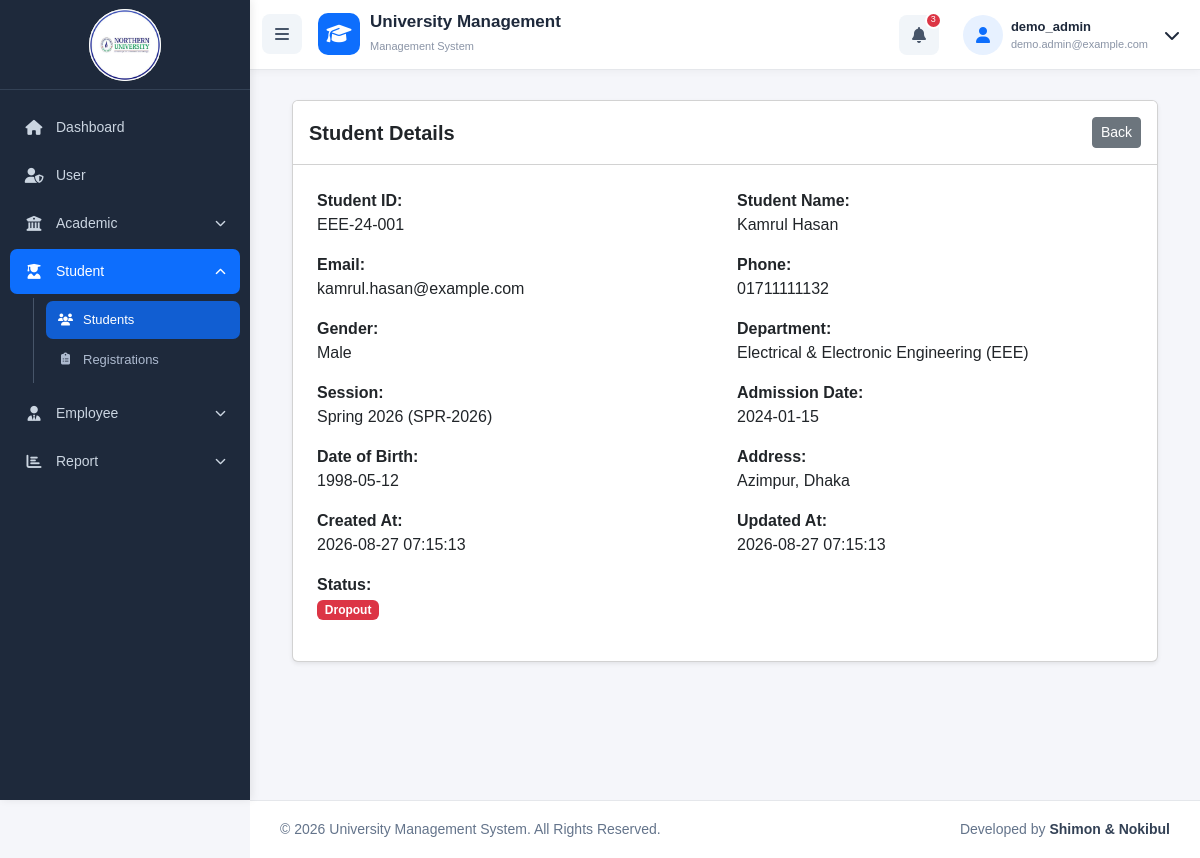
Page /students/view.php?id=30 (signed in) on the committed database.
### tables this page shows
CREATE TABLE `students` (
  `id` int UNSIGNED NOT NULL,
  `student_id` varchar(50) NOT NULL,
  `student_name` varchar(150) NOT NULL,
  `student_email` varchar(150) DEFAULT NULL,
  `student_phone` varchar(30) DEFAULT NULL,
  `student_gender` enum('Male','Female','Other') DEFAULT NULL,
  `department_id` int UNSIGNED NOT NULL,
  `session_id` int UNSIGNED NOT NULL,
  `admission_date` date DEFAULT NULL,
  `date_of_birth` date DEFAULT NULL,
  `address` text,
  `status` tinyint(1) NOT NULL DEFAULT '1' COMMENT '1=Active, 2=Inactive, 3=Passout, 4=Dropout',
  `created_at` timestamp NULL DEFAULT CURRENT_TIMESTAMP,
  `updated_at` timestamp NULL DEFAULT CURRENT_TIMESTAMP ON UPDATE CURRENT_TIMESTAMP
);

### students/view.php (the view, shortened to what this page needs)
<?php
require_once "../config/database.php";
$id = isset($_GET['id']) ? (int) $_GET['id'] : 0;
$stmt = mysqli_prepare($conn, 'SELECT students.*, department.department_name, department.department_code, session.session_name, session.session_code FROM students LEFT JOIN department ON students.department_id = department.id LEFT JOIN session ON students.session_id = session.id WHERE students.id = ?');
mysqli_stmt_bind_param($stmt, 'i', $id);
mysqli_stmt_execute($stmt);
$student = mysqli_fetch_assoc(mysqli_stmt_get_result($stmt));
$status_labels = [1 => ['Active', 'success'], 2 => ['Inactive', 'secondary'], 3 => ['Passout', 'info'], 4 => ['Dropout', 'danger']];
$status = $status_labels[(int) $student['status']] ?? ['Unknown', 'dark'];
require_once __DIR__ . '/../includes/header.php';
require_once __DIR__ . '/../includes/navbar.php';
?>
<div class="main-content">
    <div class="container-fluid">
        <div class="card shadow-sm">
            <div class="card-header bg-white d-flex justify-content-between align-items-center py-3">
                <h5 class="mb-0 fw-bold">Student Details</h5><a href="index.php" class="btn btn-secondary btn-sm">Back</a>
            </div>
            <div class="card-body p-4">
                <div class="row">
                    <?php $fields = ['Student ID' => $student['student_id'], 'Student Name' => $student['student_name'], 'Email' => $student['student_email'] ?: '-', 'Phone' => $student['student_phone'] ?: '-', 'Gender' => $student['student_gender'] ?: '-', 'Department' => ($student['department_name'] ?? 'Not available') . (!empty($student['department_code']) ? ' (' . $student['department_code'] . ')' : ''), 'Session' => ($student['session_name'] ?? 'Not available') . (!empty($student['session_code']) ? ' (' . $student['session_code'] . ')' : ''), 'Admission Date' => $student['admission_date'] ?: '-', 'Date of Birth' => $student['date_of_birth'] ?: '-', 'Address' => $student['address'] ?: '-', 'Created At' => $student['created_at'] ?: '-', 'Updated At' => $student['updated_at'] ?: '-'];
                    foreach ($fields as $label => $value): ?><div class="col-md-6 mb-3"><strong><?= $label ?>:</strong><br><?= nl2br(htmlspecialchars($value)) ?></div><?php endforeach; ?>
                    <div class="col-md-6 mb-3"><strong>Status:</strong><br><span class="badge bg-<?= $status[1] ?>"><?= $status[0] ?></span></div>
                </div>
            </div>
        </div>
    </div>
</div>
<?php require_once __DIR__ . '/../includes/footer.php'; ?>

### css/style.css (style rules this page uses)
* { box-sizing: border-box; }
body { margin: 0; background: #f5f6fa; font-family: Arial, sans-serif; min-height: 100vh; color: #1e293b; }
.main-content { margin-left: 250px; padding: 30px; padding-top: 100px; min-height: 100vh; box-sizing: border-box; }

### rows in the picture
students: student "EEE-24-001", student_name "Kamrul Hasan", student_email "kamrul.hasan@example.com", student_phone "01711111132", student_gender "Male", admission_date "2024-01-15", date_of_birth "1998-05-12", address "Azimpur, Dhaka", status "Dropout"

### other values in the picture
$_SESSION['username'] "demo_admin"
$_SESSION['user_email'] "demo.admin@example.com"
$label "Student ID"
$label "Student Name"
$label "Email"
$label "Phone"
$label "Gender"
$label "Department"
$value "Electrical & Electronic Engineering (EEE)"
$label "Session"
$value "Spring 2026 (SPR-2026)"
$label "Admission Date"
$label "Date of Birth"
$label "Address"
$label "Created At"
